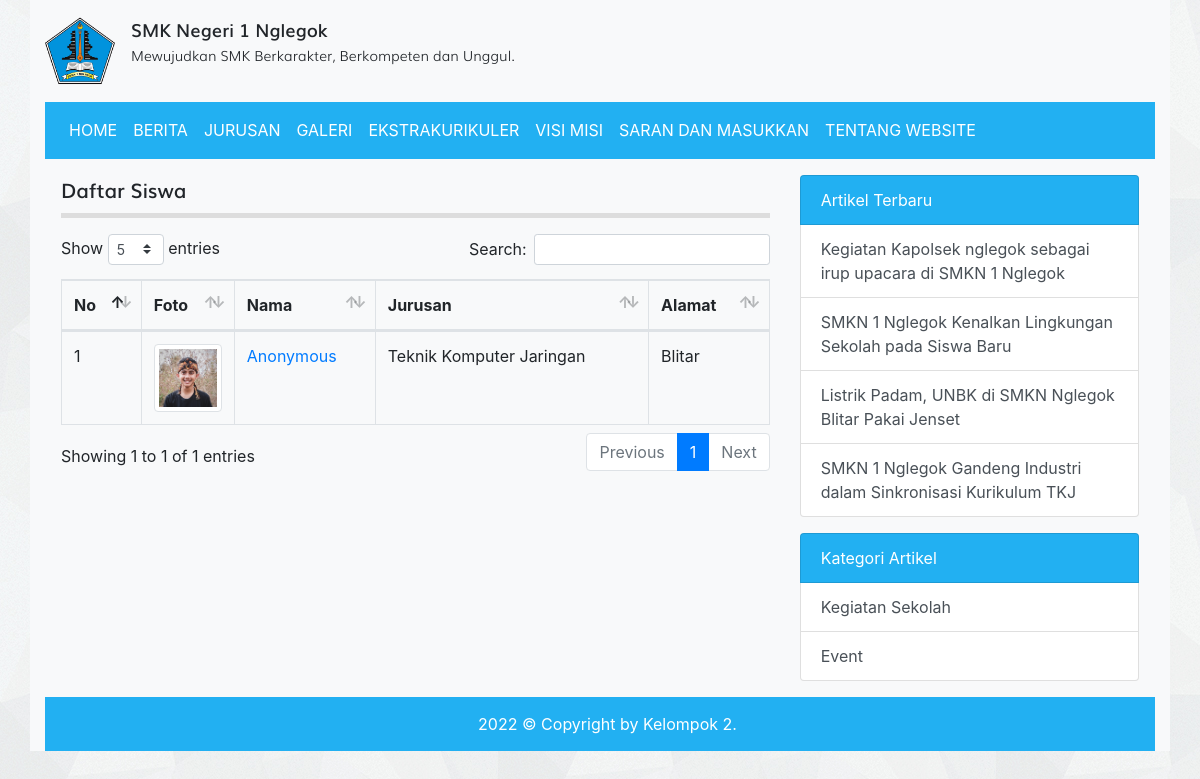
The app's page /siswa.php with its own data.
### tables this page shows
CREATE TABLE `tbl_siswa` (
  `id` int(11) NOT NULL,
  `nama` varchar(100) DEFAULT NULL,
  `nis` int(4) DEFAULT NULL,
  `jenis_kelamin` enum('L','P') DEFAULT NULL,
  `tempat_lahir` varchar(80) DEFAULT NULL,
  `tanggal_lahir` date DEFAULT NULL,
  `alamat` varchar(100) DEFAULT NULL,
  `no_hp` varchar(12) DEFAULT NULL,
  `foto` varchar(120) DEFAULT NULL,
  `id_jurusan` int(11) DEFAULT NULL
);

CREATE TABLE `tbl_jurusan` (
  `id` int(11) NOT NULL,
  `nama_jurusan` varchar(30) DEFAULT NULL,
  `ka_prodi` int(11) DEFAULT NULL
);

CREATE TABLE `tbl_artikel` (
  `id` int(11) NOT NULL,
  `judul` varchar(255) DEFAULT NULL,
  `isi` text DEFAULT NULL,
  `tanggal` date DEFAULT NULL,
  `foto` varchar(100) DEFAULT NULL,
  `id_kategori` int(11) DEFAULT NULL
);

CREATE TABLE `tbl_kategori_artikel` (
  `id` int(11) NOT NULL,
  `nama_kategori` varchar(30) DEFAULT NULL
);

### siswa.php (the view, shortened to what this page needs)
<?php
require_once 'koneksi.php';
$query = mysqli_query($koneksi, "SELECT tbl_siswa.id, tbl_siswa.nama, tbl_siswa.no_hp, tbl_siswa.foto, tbl_siswa.alamat, tbl_jurusan.nama_jurusan AS jurusan FROM tbl_siswa LEFT JOIN tbl_jurusan ON tbl_siswa.id_jurusan = tbl_jurusan.id");
$no = 1;
?>
<!DOCTYPE html>
<html>
<head>
	<link rel="stylesheet" href="resources/datatables/datatables.min.css">
	<link rel="stylesheet" href="resources/fonts/stylesheet.css">
	<link rel="stylesheet" href="resources/css/bootstrap.min.css">
	<link rel="stylesheet" href="resources/css/style.css">
</head>
<body>
	<div class="container bg-light">
		<div class="logo clearfix">
			<div class="float-left mt-3 mb-3">
				<img src="resources/images/logo1.png" alt="Logo Sekolah" width="70px" class="float-left mr-3">
				<div class="text float-right">
					<span class="smk">SMK Negeri 1 Nglegok</span><br>
					<span class="visi">Mewujudkan SMK Berkarakter, Berkompeten dan Unggul.</span>
				</div>
			</div>
		</div>
		<?php require_once 'navbar.php'; ?>
		<div class="row p-3">
			<div class="col-md-8">
				<div class="title mb-3">
					Daftar Siswa
				</div>
				<table id="table_id" class="dataTable table table-bordered">
				    <thead>
				        <tr>
				            <th>No</th>
				            <th width="50px">Foto</th>
				            <th>Nama</th>
				            <th>Jurusan</th>
				            <th>Alamat</th>
				        </tr>
				    </thead>
				    <tbody>
				       <?php while($row = mysqli_fetch_assoc($query)) : ?>
				       		<tr>
				       			<td><?= $no++ ?></td>
				       			<td><img src="images/siswa/<?= $row['foto'] ?>" alt="<?= $row['nama'] ?>" width="100%" class="img-thumbnail"></td>
				       			<td><a href="detail_siswa.php?id=<?= $row['id'] ?>"><?= $row['nama'] ?></a></td>
				       			<td><?= $row['jurusan'] ?></td>
				       			<td><?= $row['alamat'] ?></td>
				       		</tr>
				       <?php endwhile; ?>
				    </tbody>
				</table>
			</div>
			<?php require 'sidebar.php'; ?>
		</div>
		<div class="text-white footer">
		2022 © Copyright by Kelompok 2.
		</div>
	</div>
</body>
</html>

### sidebar.php
<?php
$query_artikel_terbaru = mysqli_query($koneksi, "SELECT * FROM tbl_artikel ORDER BY tanggal ASC LIMIT 4");
$query_kategori_artikel= mysqli_query($koneksi, "SELECT * FROM tbl_kategori_artikel LIMIT 4");
?>
<div class="col-sm-4">
	<div class="list-group">
		<span class="list-group-item text-white" style="background-color: #22b0f2">Artikel Terbaru</span>
		<?php while($artikel_terbaru = mysqli_fetch_assoc($query_artikel_terbaru)) : ?>
			<a href="detail_artikel.php?id=<?= $artikel_terbaru['id'] ?>" class="list-group-item list-group-item-action"><?= $artikel_terbaru['judul'] ?></a>
		<?php endwhile; ?>
	</div>
	<div class="list-group">
		<span class="list-group-item text-white mt-3" style="background-color: #22b0f2">Kategori Artikel</span>
		<?php while($kategori_artikel = mysqli_fetch_assoc($query_kategori_artikel)) : ?>
			<a href="kategori.php?id=<?= $kategori_artikel['id'] ?>" class="list-group-item list-group-item-action"><?= $kategori_artikel['nama_kategori'] ?></a>
		<?php endwhile; ?>
	</div>
</div>

### resources/css/style.css (style rules this page uses)
body { background-image: url('../images/bg_all.jpg'); }
.smk { font-family: 'mulisemibold'; font-size: 18px; }
.visi { font-family: 'mulilight'; font-size: 14px; }
.title { font-family: 'mulisemibold'; font-size: 20px; padding-bottom: 7.5px; border-bottom: 5px solid #ddd }
.footer { background-color: #22b0f2; padding: 15px 15px 15px 30px; text-align: center; }

### records on screen
tbl_siswa: foto (picture), nama "Anonymous", id_jurusan.nama_jurusan "Teknik Komputer Jaringan", alamat "Blitar"
tbl_artikel: judul "Kegiatan Kapolsek nglegok sebagai irup upacara di SMKN 1 Nglegok"
tbl_artikel: judul "SMKN 1 Nglegok Kenalkan Lingkungan Sekolah pada Siswa Baru"
tbl_artikel: judul "Listrik Padam, UNBK di SMKN Nglegok Blitar Pakai Jenset"
tbl_artikel: judul "SMKN 1 Nglegok Gandeng Industri dalam Sinkronisasi Kurikulum TKJ"
tbl_kategori_artikel: nama_kategori "Kegiatan Sekolah"
tbl_kategori_artikel: nama_kategori "Event"
